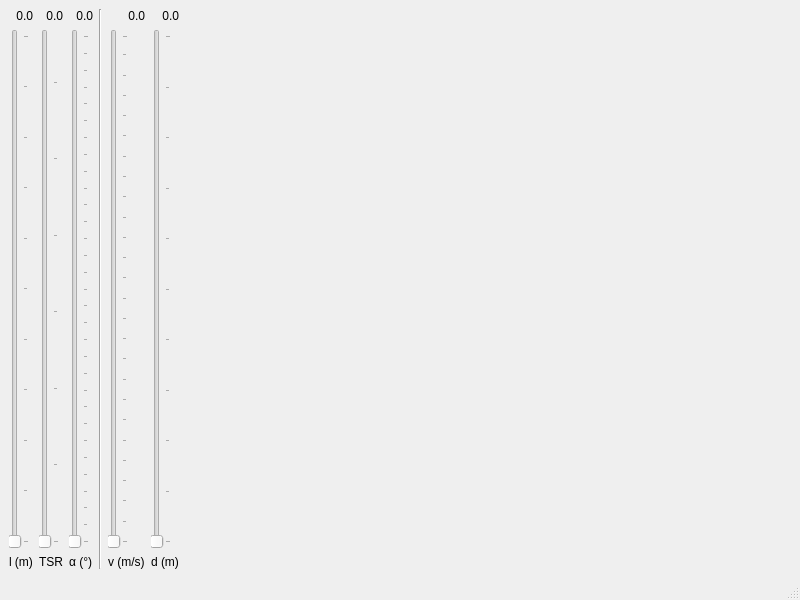
<?xml version="1.0" encoding="UTF-8"?>
<ui version="4.0">
 <class>MainWindow</class>
 <widget class="QMainWindow" name="MainWindow">
  <property name="geometry">
   <rect>
    <x>0</x>
    <y>0</y>
    <width>800</width>
    <height>600</height>
   </rect>
  </property>
  <property name="windowTitle">
   <string>Blade Twist</string>
  </property>
  <widget class="QWidget" name="centralwidget">
   <layout class="QGridLayout" name="gridLayout">
    <item row="0" column="0">
     <layout class="QHBoxLayout" name="horizontalLayout">
      <item>
       <layout class="QVBoxLayout" name="verticalLayout_5">
        <item>
         <widget class="QLabel" name="rotorValue">
          <property name="text">
           <string>0.0</string>
          </property>
          <property name="alignment">
           <set>Qt::AlignRight|Qt::AlignTrailing|Qt::AlignVCenter</set>
          </property>
         </widget>
        </item>
        <item>
         <widget class="QSlider" name="rotorSlider">
          <property name="toolTip">
           <string>Blade length (m)</string>
          </property>
          <property name="minimum">
           <number>1</number>
          </property>
          <property name="maximum">
           <number>1000</number>
          </property>
          <property name="pageStep">
           <number>100</number>
          </property>
          <property name="orientation">
           <enum>Qt::Vertical</enum>
          </property>
          <property name="tickPosition">
           <enum>QSlider::TicksBelow</enum>
          </property>
          <property name="tickInterval">
           <number>100</number>
          </property>
         </widget>
        </item>
        <item>
         <widget class="QLabel" name="rotorLabel">
          <property name="text">
           <string>l (m)</string>
          </property>
         </widget>
        </item>
       </layout>
      </item>
      <item>
       <layout class="QVBoxLayout" name="verticalLayout_4">
        <item>
         <widget class="QLabel" name="tsrValue">
          <property name="text">
           <string>0.0</string>
          </property>
          <property name="alignment">
           <set>Qt::AlignRight|Qt::AlignTrailing|Qt::AlignVCenter</set>
          </property>
         </widget>
        </item>
        <item>
         <widget class="QSlider" name="tsrSlider">
          <property name="toolTip">
           <string>Tip-speed ratio</string>
          </property>
          <property name="minimum">
           <number>2</number>
          </property>
          <property name="maximum">
           <number>200</number>
          </property>
          <property name="pageStep">
           <number>30</number>
          </property>
          <property name="orientation">
           <enum>Qt::Vertical</enum>
          </property>
          <property name="tickPosition">
           <enum>QSlider::TicksBelow</enum>
          </property>
          <property name="tickInterval">
           <number>30</number>
          </property>
         </widget>
        </item>
        <item>
         <widget class="QLabel" name="tsrLabel">
          <property name="text">
           <string>TSR</string>
          </property>
         </widget>
        </item>
       </layout>
      </item>
      <item>
       <layout class="QVBoxLayout" name="verticalLayout_2">
        <item>
         <widget class="QLabel" name="alphaValue">
          <property name="text">
           <string>0.0</string>
          </property>
          <property name="alignment">
           <set>Qt::AlignRight|Qt::AlignTrailing|Qt::AlignVCenter</set>
          </property>
         </widget>
        </item>
        <item>
         <widget class="QSlider" name="alphaSlider">
          <property name="toolTip">
           <string>Angle of attack (degrees)</string>
          </property>
          <property name="maximum">
           <number>300</number>
          </property>
          <property name="pageStep">
           <number>10</number>
          </property>
          <property name="orientation">
           <enum>Qt::Vertical</enum>
          </property>
          <property name="tickPosition">
           <enum>QSlider::TicksBelow</enum>
          </property>
          <property name="tickInterval">
           <number>10</number>
          </property>
         </widget>
        </item>
        <item>
         <widget class="QLabel" name="alphaLabel">
          <property name="text">
           <string>α (°)</string>
          </property>
         </widget>
        </item>
       </layout>
      </item>
      <item>
       <widget class="Line" name="line">
        <property name="orientation">
         <enum>Qt::Vertical</enum>
        </property>
       </widget>
      </item>
      <item>
       <layout class="QVBoxLayout" name="verticalLayout_3">
        <item>
         <widget class="QLabel" name="windValue">
          <property name="text">
           <string>0.0</string>
          </property>
          <property name="alignment">
           <set>Qt::AlignRight|Qt::AlignTrailing|Qt::AlignVCenter</set>
          </property>
         </widget>
        </item>
        <item>
         <widget class="QSlider" name="windSlider">
          <property name="toolTip">
           <string>Wind speed (m/s)</string>
          </property>
          <property name="minimum">
           <number>1</number>
          </property>
          <property name="maximum">
           <number>250</number>
          </property>
          <property name="pageStep">
           <number>50</number>
          </property>
          <property name="orientation">
           <enum>Qt::Vertical</enum>
          </property>
          <property name="tickPosition">
           <enum>QSlider::TicksBelow</enum>
          </property>
          <property name="tickInterval">
           <number>10</number>
          </property>
         </widget>
        </item>
        <item>
         <widget class="QLabel" name="windLabel">
          <property name="text">
           <string>v (m/s)</string>
          </property>
         </widget>
        </item>
       </layout>
      </item>
      <item>
       <layout class="QVBoxLayout" name="verticalLayout">
        <item>
         <widget class="QLabel" name="distanceValue">
          <property name="text">
           <string>0.0</string>
          </property>
          <property name="alignment">
           <set>Qt::AlignRight|Qt::AlignTrailing|Qt::AlignVCenter</set>
          </property>
         </widget>
        </item>
        <item>
         <widget class="QSlider" name="distanceSlider">
          <property name="toolTip">
           <string>Distance from hub center</string>
          </property>
          <property name="maximum">
           <number>1000</number>
          </property>
          <property name="pageStep">
           <number>50</number>
          </property>
          <property name="orientation">
           <enum>Qt::Vertical</enum>
          </property>
          <property name="tickPosition">
           <enum>QSlider::TicksBelow</enum>
          </property>
          <property name="tickInterval">
           <number>100</number>
          </property>
         </widget>
        </item>
        <item>
         <widget class="QLabel" name="distanceLabel">
          <property name="text">
           <string>d (m)</string>
          </property>
         </widget>
        </item>
       </layout>
      </item>
      <item>
       <widget class="MplWidget" name="mplWidget" native="true">
        <property name="sizePolicy">
         <sizepolicy hsizetype="Expanding" vsizetype="Preferred">
          <horstretch>0</horstretch>
          <verstretch>0</verstretch>
         </sizepolicy>
        </property>
       </widget>
      </item>
     </layout>
    </item>
   </layout>
  </widget>
  <widget class="QStatusBar" name="statusbar"/>
  <action name="actionQuit">
   <property name="text">
    <string>&amp;Quit</string>
   </property>
   <property name="toolTip">
    <string>Quit</string>
   </property>
   <property name="shortcut">
    <string>Ctrl+Q</string>
   </property>
  </action>
 </widget>
 <customwidgets>
  <customwidget>
   <class>MplWidget</class>
   <extends>QWidget</extends>
   <header>qt4ui/MplWidget.h</header>
   <container>1</container>
  </customwidget>
 </customwidgets>
 <resources/>
 <connections>
  <connection>
   <sender>actionQuit</sender>
   <signal>triggered()</signal>
   <receiver>MainWindow</receiver>
   <slot>close()</slot>
   <hints>
    <hint type="sourcelabel">
     <x>-1</x>
     <y>-1</y>
    </hint>
    <hint type="destinationlabel">
     <x>399</x>
     <y>299</y>
    </hint>
   </hints>
  </connection>
 </connections>
</ui>
